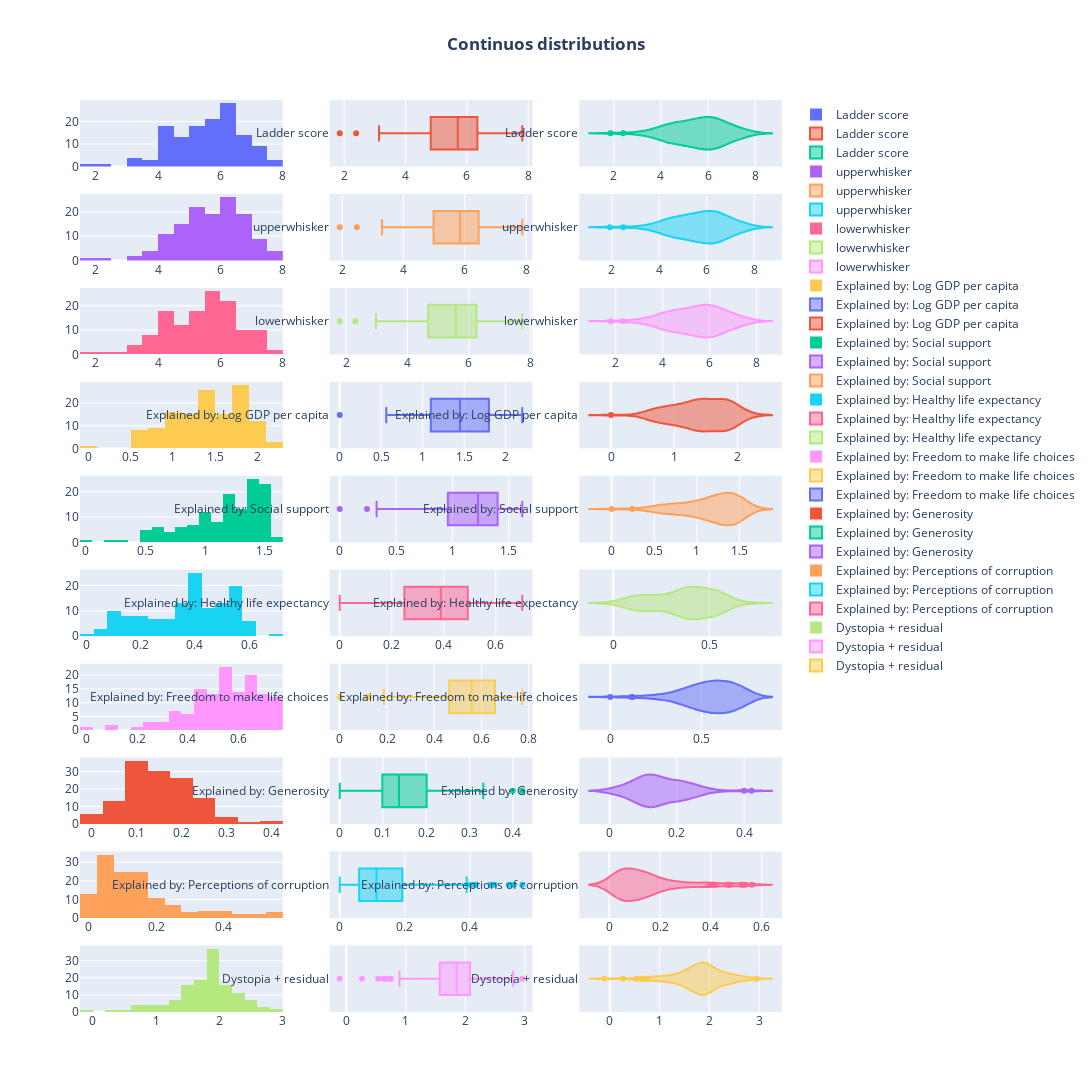

Notebook code cell kept with this figure:
### Code cell
fig = make_subplots(rows=len(numeric_features), cols=3)
i=1
for feature in numeric_features:
  fig.add_trace(go.Histogram(x=exteneded_df1[feature], name=feature), row=i, col=1)
  fig.add_trace(go.Box(x=exteneded_df1[feature], name=feature), row=i, col=2)
  fig.add_trace(go.Violin(x=exteneded_df1[feature], name=feature), row=i, col=3)
  i+=1
fig.update_layout(height=2400, width=1800, title_text='<b>Continuos distributions', title_x=0.5)
fig.show()

### Figure 1 — Plotly figure (JSON) as saved in the notebook; plotly's stock layout.template omitted (floating-point values rounded to 4 significant figures; data arrays with more than 128 entries replaced by an {"elided": "..."} marker saying what was removed)
{"data": [{"name": "Ladder score", "type": "histogram", "x": {"elided": "133 float values"}, "xaxis": "x", "yaxis": "y"}, {"name": "Ladder score", "type": "box", "x": {"elided": "133 float values"}, "xaxis": "x2", "yaxis": "y2"}, {"name": "Ladder score", "type": "violin", "x": {"elided": "133 float values"}, "xaxis": "x3", "yaxis": "y3"}, {"name": "upperwhisker", "type": "histogram", "x": {"elided": "133 float values"}, "xaxis": "x4", "yaxis": "y4"}, {"name": "upperwhisker", "type": "box", "x": {"elided": "133 float values"}, "xaxis": "x5", "yaxis": "y5"}, {"name": "upperwhisker", "type": "violin", "x": {"elided": "133 float values"}, "xaxis": "x6", "yaxis": "y6"}, {"name": "lowerwhisker", "type": "histogram", "x": {"elided": "133 float values"}, "xaxis": "x7", "yaxis": "y7"}, {"name": "lowerwhisker", "type": "box", "x": {"elided": "133 float values"}, "xaxis": "x8", "yaxis": "y8"}, {"name": "lowerwhisker", "type": "violin", "x": {"elided": "133 float values"}, "xaxis": "x9", "yaxis": "y9"}, {"name": "Explained by: Log GDP per capita", "type": "histogram", "x": {"elided": "133 float values"}, "xaxis": "x10", "yaxis": "y10"}, {"name": "Explained by: Log GDP per capita", "type": "box", "x": {"elided": "133 float values"}, "xaxis": "x11", "yaxis": "y11"}, {"name": "Explained by: Log GDP per capita", "type": "violin", "x": {"elided": "133 float values"}, "xaxis": "x12", "yaxis": "y12"}, {"name": "Explained by: Social support", "type": "histogram", "x": {"elided": "133 float values"}, "xaxis": "x13", "yaxis": "y13"}, {"name": "Explained by: Social support", "type": "box", "x": {"elided": "133 float values"}, "xaxis": "x14", "yaxis": "y14"}, {"name": "Explained by: Social support", "type": "violin", "x": {"elided": "133 float values"}, "xaxis": "x15", "yaxis": "y15"}, {"name": "Explained by: Healthy life expectancy", "type": "histogram", "x": {"elided": "133 float values"}, "xaxis": "x16", "yaxis": "y16"}, {"name": "Explained by: Healthy life expectancy", "type": "box", "x": {"elided": "133 float values"}, "xaxis": "x17", "yaxis": "y17"}, {"name": "Explained by: Healthy life expectancy", "type": "violin", "x": {"elided": "133 float values"}, "xaxis": "x18", "yaxis": "y18"}, {"name": "Explained by: Freedom to make life choices", "type": "histogram", "x": {"elided": "133 float values"}, "xaxis": "x19", "yaxis": "y19"}, {"name": "Explained by: Freedom to make life choices", "type": "box", "x": {"elided": "133 float values"}, "xaxis": "x20", "yaxis": "y20"}, {"name": "Explained by: Freedom to make life choices", "type": "violin", "x": {"elided": "133 float values"}, "xaxis": "x21", "yaxis": "y21"}, {"name": "Explained by: Generosity", "type": "histogram", "x": {"elided": "133 float values"}, "xaxis": "x22", "yaxis": "y22"}, {"name": "Explained by: Generosity", "type": "box", "x": {"elided": "133 float values"}, "xaxis": "x23", "yaxis": "y23"}, {"name": "Explained by: Generosity", "type": "violin", "x": {"elided": "133 float values"}, "xaxis": "x24", "yaxis": "y24"}, {"name": "Explained by: Perceptions of corruption", "type": "histogram", "x": {"elided": "133 float values"}, "xaxis": "x25", "yaxis": "y25"}, {"name": "Explained by: Perceptions of corruption", "type": "box", "x": {"elided": "133 float values"}, "xaxis": "x26", "yaxis": "y26"}, {"name": "Explained by: Perceptions of corruption", "type": "violin", "x": {"elided": "133 float values"}, "xaxis": "x27", "yaxis": "y27"}, {"name": "Dystopia + residual", "type": "histogram", "x": {"elided": "133 float values"}, "xaxis": "x28", "yaxis": "y28"}, {"name": "Dystopia + residual", "type": "box", "x": {"elided": "133 float values"}, "xaxis": "x29", "yaxis": "y29"}, {"name": "Dystopia + residual", "type": "violin", "x": {"elided": "133 float values"}, "xaxis": "x30", "yaxis": "y30"}], "layout": {"height": 2400, "title": {"text": "<b>Continuos distributions", "x": 0.5}, "width": 1800, "xaxis": {"anchor": "y", "domain": [0, 0.2889]}, "xaxis10": {"anchor": "y10", "domain": [0, 0.2889]}, "xaxis11": {"anchor": "y11", "domain": [0.3556, 0.6444]}, "xaxis12": {"anchor": "y12", "domain": [0.7111, 1]}, "xaxis13": {"anchor": "y13", "domain": [0, 0.2889]}, "xaxis14": {"anchor": "y14", "domain": [0.3556, 0.6444]}, "xaxis15": {"anchor": "y15", "domain": [0.7111, 1]}, "xaxis16": {"anchor": "y16", "domain": [0, 0.2889]}, "xaxis17": {"anchor": "y17", "domain": [0.3556, 0.6444]}, "xaxis18": {"anchor": "y18", "domain": [0.7111, 1]}, "xaxis19": {"anchor": "y19", "domain": [0, 0.2889]}, "xaxis2": {"anchor": "y2", "domain": [0.3556, 0.6444]}, "xaxis20": {"anchor": "y20", "domain": [0.3556, 0.6444]}, "xaxis21": {"anchor": "y21", "domain": [0.7111, 1]}, "xaxis22": {"anchor": "y22", "domain": [0, 0.2889]}, "xaxis23": {"anchor": "y23", "domain": [0.3556, 0.6444]}, "xaxis24": {"anchor": "y24", "domain": [0.7111, 1]}, "xaxis25": {"anchor": "y25", "domain": [0, 0.2889]}, "xaxis26": {"anchor": "y26", "domain": [0.3556, 0.6444]}, "xaxis27": {"anchor": "y27", "domain": [0.7111, 1]}, "xaxis28": {"anchor": "y28", "domain": [0, 0.2889]}, "xaxis29": {"anchor": "y29", "domain": [0.3556, 0.6444]}, "xaxis3": {"anchor": "y3", "domain": [0.7111, 1]}, "xaxis30": {"anchor": "y30", "domain": [0.7111, 1]}, "xaxis4": {"anchor": "y4", "domain": [0, 0.2889]}, "xaxis5": {"anchor": "y5", "domain": [0.3556, 0.6444]}, "xaxis6": {"anchor": "y6", "domain": [0.7111, 1]}, "xaxis7": {"anchor": "y7", "domain": [0, 0.2889]}, "xaxis8": {"anchor": "y8", "domain": [0.3556, 0.6444]}, "xaxis9": {"anchor": "y9", "domain": [0.7111, 1]}, "yaxis": {"anchor": "x", "domain": [0.927, 1.0]}, "yaxis10": {"anchor": "x10", "domain": [0.618, 0.691]}, "yaxis11": {"anchor": "x11", "domain": [0.618, 0.691]}, "yaxis12": {"anchor": "x12", "domain": [0.618, 0.691]}, "yaxis13": {"anchor": "x13", "domain": [0.515, 0.588]}, "yaxis14": {"anchor": "x14", "domain": [0.515, 0.588]}, "yaxis15": {"anchor": "x15", "domain": [0.515, 0.588]}, "yaxis16": {"anchor": "x16", "domain": [0.412, 0.485]}, "yaxis17": {"anchor": "x17", "domain": [0.412, 0.485]}, "yaxis18": {"anchor": "x18", "domain": [0.412, 0.485]}, "yaxis19": {"anchor": "x19", "domain": [0.309, 0.382]}, "yaxis2": {"anchor": "x2", "domain": [0.927, 1.0]}, "yaxis20": {"anchor": "x20", "domain": [0.309, 0.382]}, "yaxis21": {"anchor": "x21", "domain": [0.309, 0.382]}, "yaxis22": {"anchor": "x22", "domain": [0.206, 0.279]}, "yaxis23": {"anchor": "x23", "domain": [0.206, 0.279]}, "yaxis24": {"anchor": "x24", "domain": [0.206, 0.279]}, "yaxis25": {"anchor": "x25", "domain": [0.103, 0.176]}, "yaxis26": {"anchor": "x26", "domain": [0.103, 0.176]}, "yaxis27": {"anchor": "x27", "domain": [0.103, 0.176]}, "yaxis28": {"anchor": "x28", "domain": [0, 0.073]}, "yaxis29": {"anchor": "x29", "domain": [0, 0.073]}, "yaxis3": {"anchor": "x3", "domain": [0.927, 1.0]}, "yaxis30": {"anchor": "x30", "domain": [0, 0.073]}, "yaxis4": {"anchor": "x4", "domain": [0.824, 0.897]}, "yaxis5": {"anchor": "x5", "domain": [0.824, 0.897]}, "yaxis6": {"anchor": "x6", "domain": [0.824, 0.897]}, "yaxis7": {"anchor": "x7", "domain": [0.721, 0.794]}, "yaxis8": {"anchor": "x8", "domain": [0.721, 0.794]}, "yaxis9": {"anchor": "x9", "domain": [0.721, 0.794]}}}
